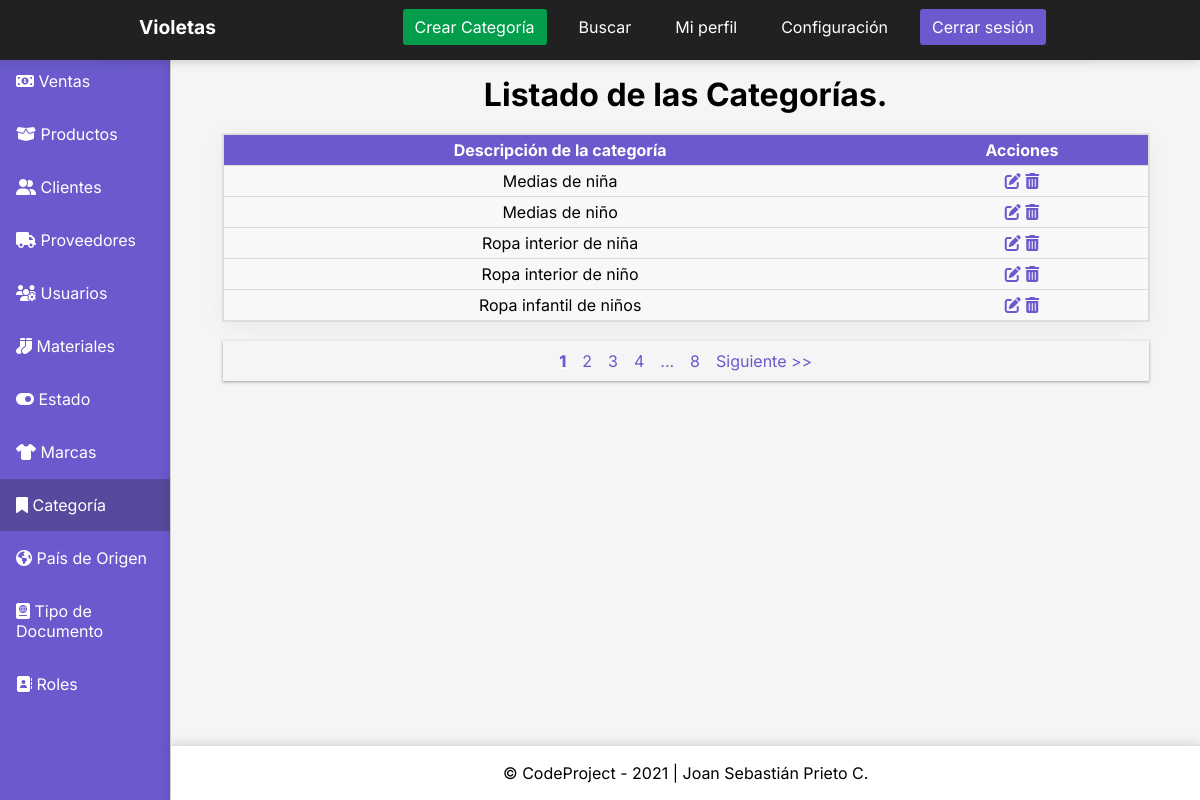
Page /dashboardcategorias on the committed database.
### InventoryApp/models.py (models this page shows, shortened)
class Categorias(models.Model):
    DescripcionCategoria = models.CharField('Descripción de la categoría', max_length = 100)
    class Meta:
        verbose_name = 'Categoría'
        verbose_name_plural = 'Categorías'
        db_table = 'categorias'
        ordering = ['id']

### Project/views.py (the view)
# urls.py: path('dashboardcategorias', views.dashboardcategorias, name='dashcategoria'), # Registro creado
def dashboardcategorias(request):
    categorias = (Categorias.objects.all()) # Creo variable que traiga todos los datos de la tabla Categorias.
    page = request.GET.get('page', 1)
    try:
        paginator = Paginator(categorias, 5)
        categorias = paginator.page(page)
    except:
        raise Http404
    return render(request, 'dashboardcategorias.html', {
        'entity' : categorias,
        'paginator': paginator # Con este código busco todos los datos de la tabla Categorias y los envío a la vista.
} )

### Templates/dashboardcategorias.html (shortened to what this page needs)
{% load static %}
<!DOCTYPE html>
<html lang="es">
<head>
    <link rel="stylesheet" href="{% static 'CSS/stylesdashboard.css' %}">
</head>
<body>
    <div class="container">
        <header class="header">
            <nav class="nav">
                <a href="#" class="logo nav-link">Violetas</a>
                <ul class="nav-menu">
                    <li class="nav-menu-item"><a href="{% url 'createcategorias' %}" class="nav-menu-link nav-link nav-link-create">Crear Categoría</a></li>
                    <li class="nav-menu-item"><a href="#" class="nav-menu-link nav-link">Buscar</a></li>
                    <li class="nav-menu-item"><a href="#" class="nav-menu-link nav-link">Mi perfil</a></li>
                    <li class="nav-menu-item"><a href="#" class="nav-menu-link nav-link">Configuración</a></li>
                    <li class="nav-menu-item"><a href="#" onclick="cerrarSesion()" class="nav-menu-link nav-link nav-link-sign-out">Cerrar sesión</a></li>
                </ul>
            </nav>
        </header>
        <div class="sidebar">
            <ul>
                <li><a href="">
                    <span class="icon"><i class="fas fa-money-bill-alt"></i></span>
                    <span class="title">Ventas</span>
                </a></li>
                <li><a href="{% url 'dashproductos' %}">
                    <span class="icon"><i class="fas fa-box-open"></i></span>
                    <span class="title">Productos</span>
                </a></li>
                <li><a href="{% url 'dashclientes' %}">
                    <span class="icon"><i class="fas fa-user-friends"></i></span>
                    <span class="title">Clientes</span>
                </a></li>
                <li><a href="{% url 'dashproveedores' %}">
                    <span class="icon"><i class="fas fa-truck"></i></span>
                    <span class="title">Proveedores</span>
                </a></li>
                <li><a href="{% url 'dashusuarios' %}">
                    <span class="icon"><i class="fas fa-users-cog"></i></span>
                    <span class="title">Usuarios</span>
                </a></li>
                <li><a href="{% url 'dashmateriales' %}">
                    <span class="icon"><i class="fas fa-socks"></i></span>
                    <span class="title">Materiales</span>
                </a></li>
                <li><a href="{% url 'dashestado' %}">
                    <span class="icon"><i class="fas fa-toggle-on"></i></span>
                    <span class="title">Estado</span>
                </a></li>
                <li><a href="{% url 'dashmarcas' %}">
                    <span class="icon"><i class="fas fa-tshirt"></i></span>
                    <span class="title">Marcas</span>
                </a></li>
                <li><a href="{% url 'dashcategoria' %}" class="active">
                    <span class="icon"><i class="fas fa-bookmark"></i></span>
                    <span class="title">Categoría</span>
                </a></li>
                <li><a href="{% url 'dashpais' %}">
                    <span class="icon"><i class="fas fa-globe-americas"></i></span>
                    <span class="title">País de Origen</span>
                </a></li>
                <li><a href="{% url 'dashtipodoc' %}">
                    <span class="icon"><i class="fas fa-passport"></i></span>
                    <span class="title">Tipo de Documento</span>
                </a></li>
                <li><a href="{% url 'dashroles' %}">
                    <span class="icon"><i class="fas fa-address-book"></i></span>
                    <span class="title">Roles</span>
                </a></li>
            </ul>
        </div>
        <main>
            <h1>Listado de las Categorías.</h1>
            <table class="table">
                <thead>
                    <tr>
                        <th>Descripción de la categoría</th>
                        <th>Acciones</th>
                    </tr>
                </thead>
                <tbody>
                    {% for categorias in entity %}
                    <tr>
                        <td data-label="Descripción de la categoría">{{categorias.DescripcionCategoria}}</td>
                        <td data-label="Gestión">
                            <a href="{% url 'updatecategorias' categorias.id %}"><i class="fas fa-edit"></i></a>
                            <a href="#" onclick="eliminarCategoria({{ categorias.id }})"><i class="fas fa-trash-alt"></i></a>
                        </td>
                    </tr>
                    {% endfor %}
                </tbody>
            </table>
            <div>
                {% include 'paginator.html' %}
            </div>
        </main>
        <footer><span class="copyleft">&copy; CodeProject - 2021 | Joan Sebastián Prieto C.</span></footer>
      </div>
</body>
</html>

### Static/CSS/stylesdashboard.css (style rules this page uses)
* { padding: 0; margin: 0; box-sizing: border-box; }
body { font-family: "Inter", sans-serif; }
.header { background-color: #212121; height: 60px; position: fixed; width: 100%; top: 0; left: 0; box-shadow: 0 0 11px rgba(33,33,33,.2); }
.nav { display: flex; justify-content: space-between; max-width: 992px; margin: 0 auto; box-shadow: 0 0 11px rgba(33,33,33,.2); }
.nav-link { color: #fff; text-decoration: none; }
.logo { font-size: 1.2rem; font-weight: bold; padding: 0 35px; line-height: 55px; color: #fff; }
nav { color: #fff; grid-area: nav; }
.nav-menu { display: flex; margin-right: 40px; list-style: none; }
.nav-menu-item { font-size: 1rem; margin: 0 10px; line-height: 55px; width: max-content; }
.nav-menu-link { padding: 8px 12px; border-radius: 3px; }
.nav-link-sign-out { color: #fff; background-color: #6a5acd; }
.nav-link-create { color: #fff; background-color: #029e4b; }
.container { display: grid; height: 100vh; grid-template-columns: 0.5fr 1fr 1fr 1fr; grid-template-rows: 0.2fr 1.5fr 1fr 0.2fr; grid-template-areas: "nav nav nav nav" "sidebar main main main" "sidebar main main main" "sidebar footer footer footer"; font-size: 1em; color: #000; }
main { background: #F5F5F5; grid-area: main; display: table; box-shadow: 0 0 11px rgba(33,33,33,.2); }
main h1 { font-size: 2rem; font-weight: bold; margin-top: 20px; text-align: center; }
.sidebar { background-color: #6a5acd; grid-area: sidebar; border-right: 1px solid #e0e0e0; overflow-y: auto; box-shadow: 0 0 11px rgba(33,33,33,.2); }
.sidebar ul li a:hover, .active { color: #fff; background-color: #21212146; transition: 0.5s; border: none; }
.sidebar ul li a { display: block; padding: 16px; margin-bottom: 1px; text-decoration: none; color: #fff; }
footer { background: #fff; grid-area: footer; border-top: 1px solid #e0e0e0; box-shadow: 0 0 11px rgba(33,33,33,.2); display: flex; align-items: center; justify-content: center; }
.table { width: 90%; margin: 0 auto; margin-top: 20px; border: 1px solid #ccc; border-collapse: collapse; padding: 0; box-shadow: rgba(0, 0, 0, 0.05) 0px 6px 24px 0px, rgba(0, 0, 0, 0.08) 0px 0px 0px 1px; }
.table tr { background-color: #f8f8f8; border: 1px solid #ddd; }
.table th, .table td { font-size: 1rem; padding: 5px; text-align: center; }
.table td { font-size: 1rem; text-align: center; }
.table thead th { background-color: #6a5acd; color: #fff; }
.table i { color: #6a5acd; }

### rows in the picture
Categorias: DescripcionCategoria "Medias de niña"
Categorias: DescripcionCategoria "Medias de niño"
Categorias: DescripcionCategoria "Ropa interior de niña"
Categorias: DescripcionCategoria "Ropa interior de niño"
Categorias: DescripcionCategoria "Ropa infantil de niños"

### other values in the picture
{{ page }} "1" "2" "3" "4"
{{ paginator.num_pages }} "8"
